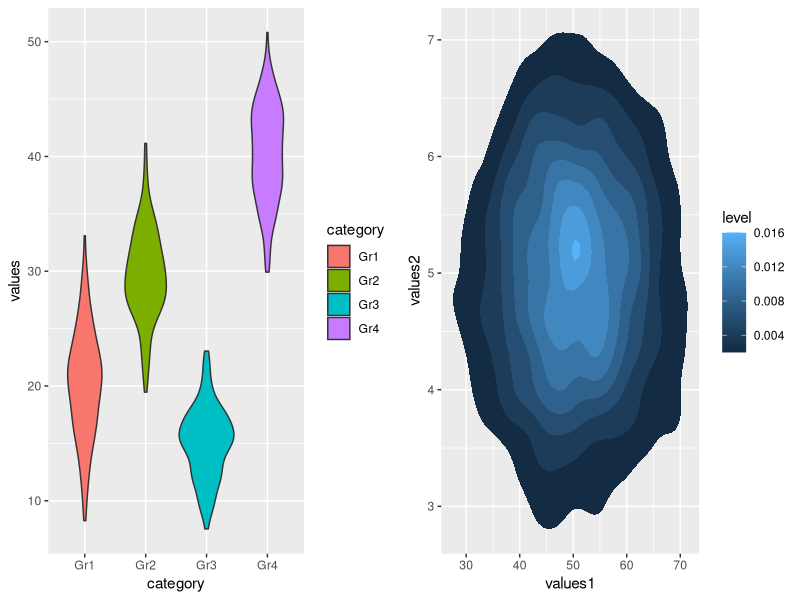
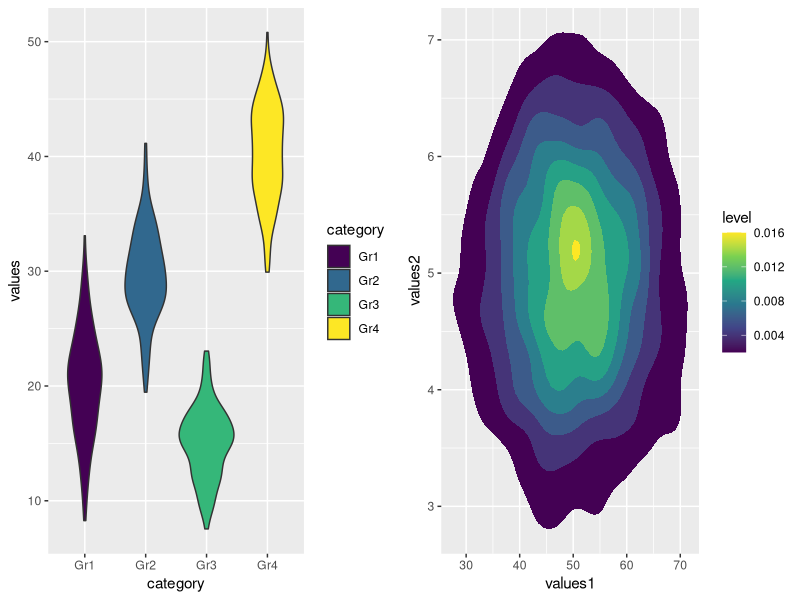
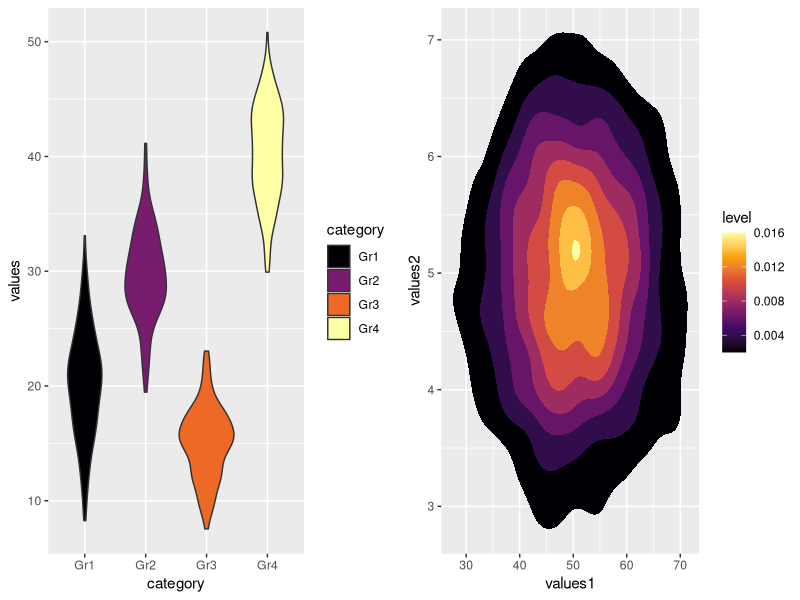
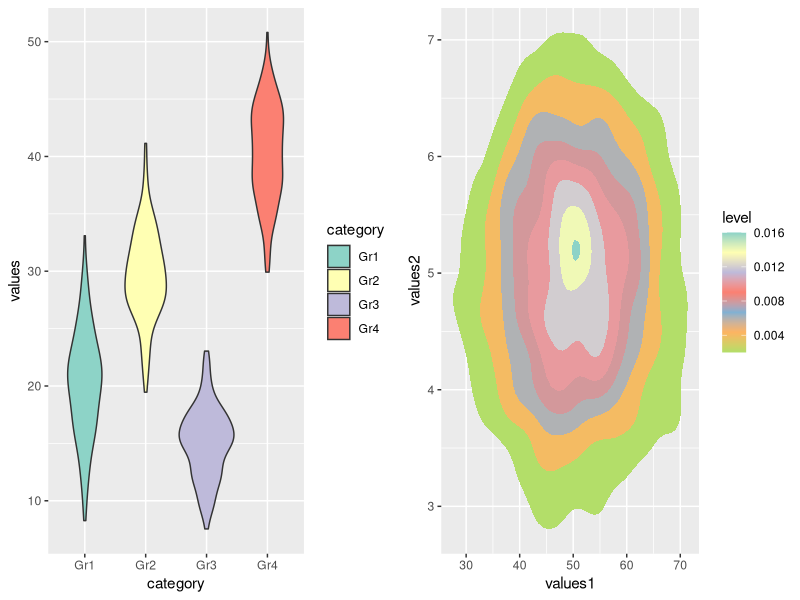
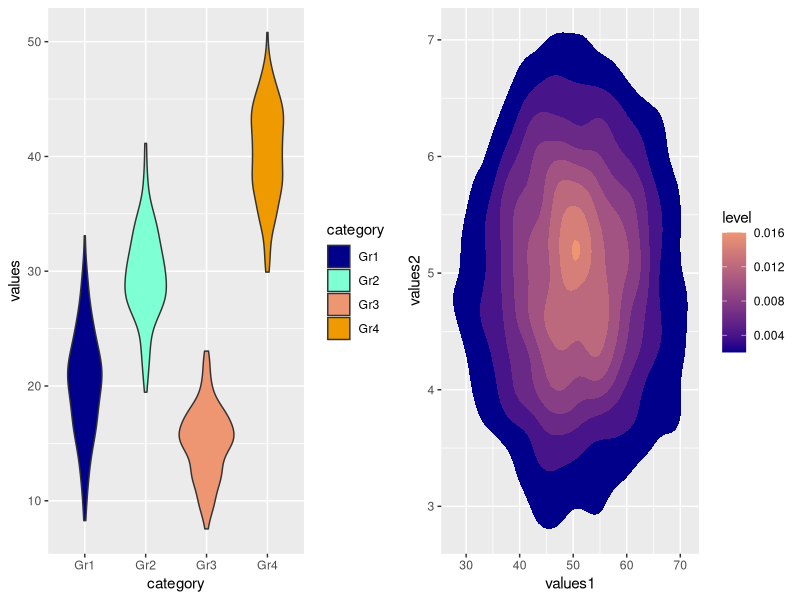

Write the R code that produced these figures, in order.
## ---- chunk 1
knitr::opts_chunk$set(echo = TRUE, fig.align='center')

# title: Choosing colors for your plot
# author: jonathan
# revised: 13/2/2020 

WEB <- c("https://bioceed.uib.no/dropfolder/bioSTATS/Rmd/Basic/Visualizing/Essential/Choosing-colors.html")
GIT <- c("https://github.com/jonathansoule/biostats/blob/master/Basic/Visualizing/Essential/Choosing-colors.Rmd")
library(ggplot2)
library(gridExtra)

# data for violin plot
# variable 1
values <- c(rnorm(150, mean=20, sd=5), rnorm(150, mean=30, sd=4), rnorm(150, mean=15, 3), rnorm(150, mean=40, sd=5)) 
# variable 2
category <- c(rep("Gr1", 150), rep("Gr2", 150), rep("Gr3", 150), rep("Gr4", 150))
# dataframe
df <- data.frame(category, values)

## data for density plot
# variable 3
values1 <- rnorm(4000, mean=50, sd=10) 
# variable 4
values2 <- rnorm(4000, mean=5, sd=1)
# dataframe
df2 <- data.frame(values1, values2)
## ---- chunk 2
# code for violin plot
baseplot1 <- ggplot(df, aes(category, values, fill=category)) +
  geom_violin()

# code for density plot
baseplot2 <- ggplot(df2, aes(values1, values2)) +
  stat_density_2d(aes(fill = ..level..), geom = "polygon")

## ---- chunk 3
grid.arrange(
  baseplot1,
  baseplot2,
  nrow=1)
## ---- chunk 4
grid.arrange(
  baseplot1 + scale_fill_viridis_d(),
  baseplot2 + scale_fill_viridis_c(),
  nrow=1)
## ---- chunk 5
grid.arrange(
  baseplot1 + scale_fill_viridis_d(option="inferno"),
  baseplot2 + scale_fill_viridis_c(option="inferno"),
  nrow=1)
## ---- chunk 6
grid.arrange(
  baseplot1 + scale_fill_brewer(palette="Set3"),
  baseplot2 + scale_fill_distiller(palette="Set3"),
  nrow=1)
## ---- chunk 7
grid.arrange(
  baseplot1 + scale_fill_manual(values=c("darkblue", "aquamarine1", "lightsalmon2", "orange2")),
  baseplot2 + scale_fill_gradient(low= "darkblue", high= "lightsalmon2"),
  nrow=1)
